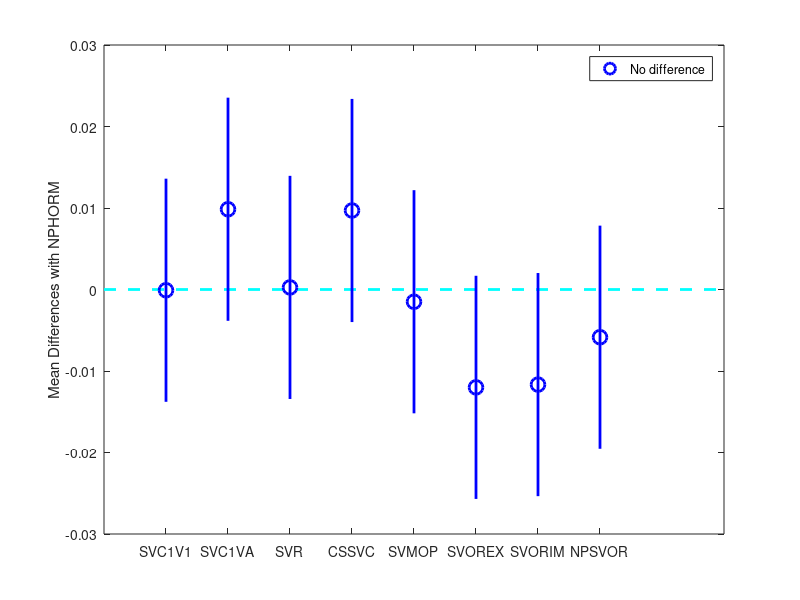
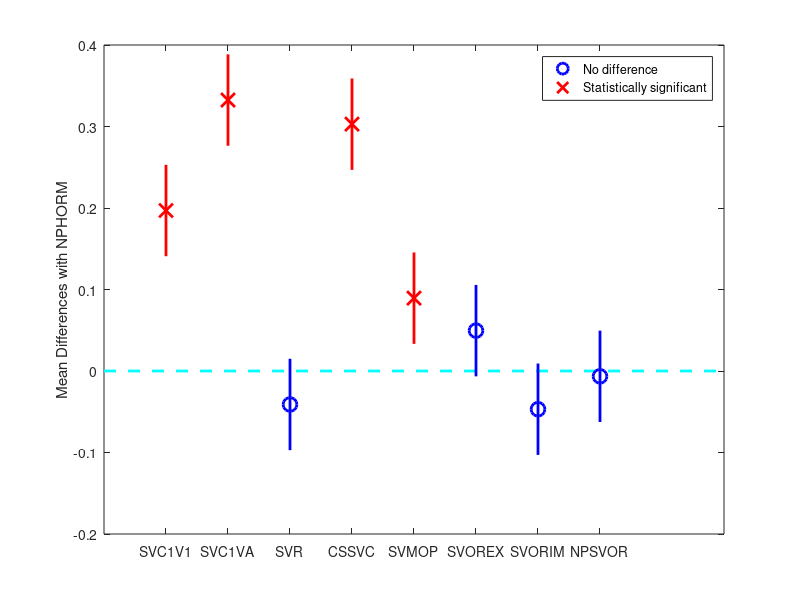
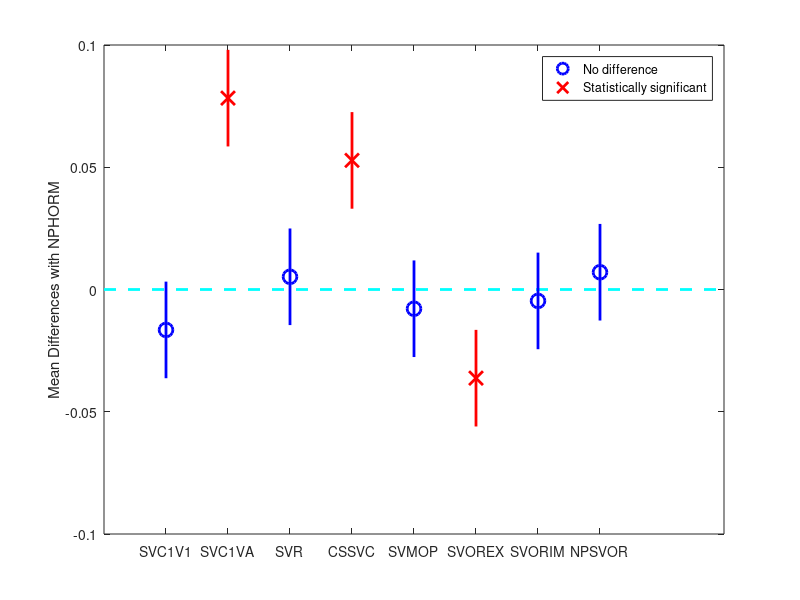
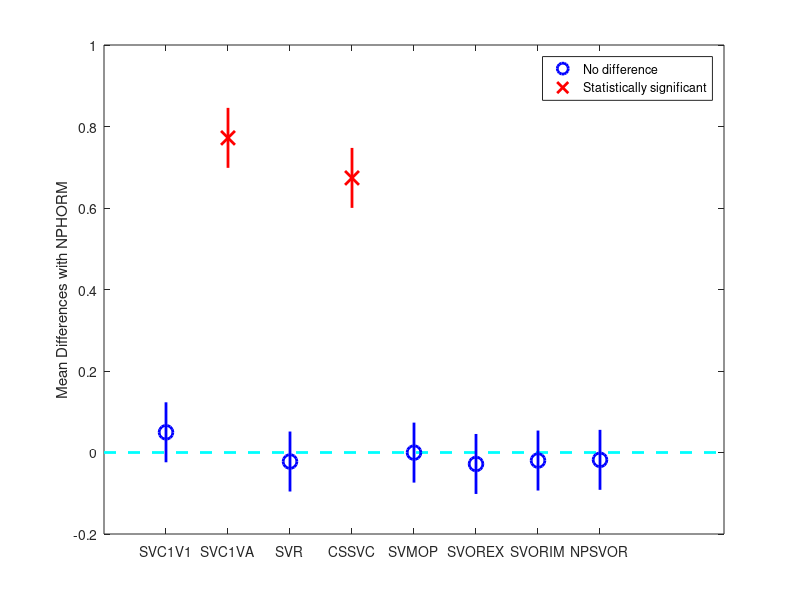

MATLAB code for these plots, in order:
%%%%%%%%%%%%%%%%%%%%%%%%%%%%%%%%%%%%
% Author By: Haitao Jiang
% Author On: 2020-06-19
% Author To: 
%   1. Plot tukey HSD test results for two artificial datasets
%%%%%%%%%%%%%%%%%%%%%%%%%%%%%%%%%%%%

clc; clear;
load HSDdata

c = {c1(c1(:,2) == 9,:),c2(c2(:,2) == 9,:),c3(c3(:,2) == 9,:),c4(c4(:,2) == 9,:)};
% figure(1)
% cla
for ii = 1:4
    %     subplot(1,4,ii)
    figure(ii)
    cla
    plot([0 10], [0 0], 'cyan--','LineWidth',2,'MarkerSize',10)
    hold on
    for jj = 1:8
        if c{ii}(jj,6) > 0.05
            plot([jj jj], c{ii}(jj,[3 5]),'b-','LineWidth',2,'MarkerSize',10);
            h(1) = plot(jj, c{ii}(jj,4),'bo','LineWidth',2,'MarkerSize',10);
        else
            plot([jj jj], c{ii}(jj,[3 5]),'r-','LineWidth',2,'MarkerSize',10);
            h(2) = plot(jj, c{ii}(jj,4),'rx','LineWidth',2,'MarkerSize',10);
        end
    end
    xticks(1:8)
    legend(h, 'No difference','Statistically significant');
    xticklabels({'SVC1V1','SVC1VA','SVR','CSSVC','SVMOP','SVOREX','SVORIM','NPSVOR'})
    ylabel('Mean Differences with NPHORM')
    xtickangle(45)
%     if (ii == 1 || ii == 2)
%         axis([0 10 -.05 .05])
%     else
%         axis([0 10 -.12 .12])
%     end
end
